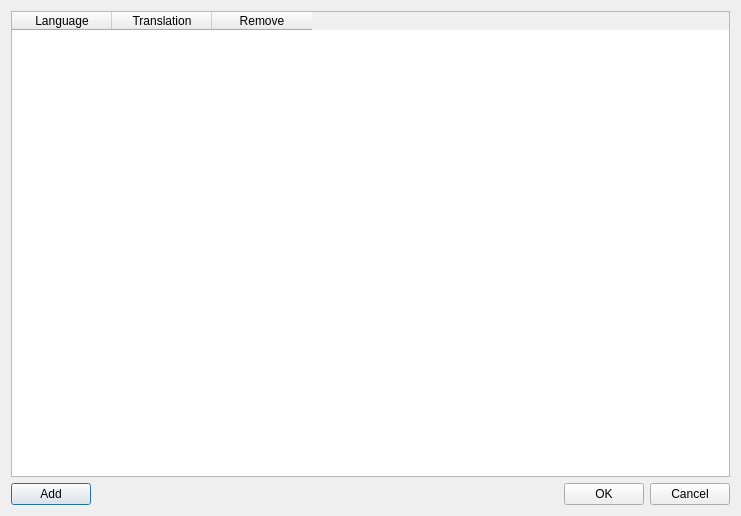
<?xml version="1.0" encoding="UTF-8"?>
<ui version="4.0">
 <class>TranslateWindow</class>
 <widget class="QDialog" name="TranslateWindow">
  <property name="geometry">
   <rect>
    <x>0</x>
    <y>0</y>
    <width>741</width>
    <height>516</height>
   </rect>
  </property>
  <property name="windowTitle">
   <string>Translate</string>
  </property>
  <layout class="QVBoxLayout" name="verticalLayout">
   <item>
    <widget class="QTableWidget" name="table_widget">
     <column>
      <property name="text">
       <string>Language</string>
      </property>
     </column>
     <column>
      <property name="text">
       <string>Translation</string>
      </property>
     </column>
     <column>
      <property name="text">
       <string>Remove</string>
      </property>
     </column>
    </widget>
   </item>
   <item>
    <layout class="QHBoxLayout" name="horizontalLayout">
     <item>
      <widget class="QPushButton" name="add_button">
       <property name="text">
        <string>Add</string>
       </property>
      </widget>
     </item>
     <item>
      <spacer name="horizontalSpacer">
       <property name="orientation">
        <enum>Qt::Horizontal</enum>
       </property>
       <property name="sizeHint" stdset="0">
        <size>
         <width>40</width>
         <height>20</height>
        </size>
       </property>
      </spacer>
     </item>
     <item>
      <widget class="QPushButton" name="ok_button">
       <property name="text">
        <string>OK</string>
       </property>
      </widget>
     </item>
     <item>
      <widget class="QPushButton" name="cancel_button">
       <property name="text">
        <string>Cancel</string>
       </property>
      </widget>
     </item>
    </layout>
   </item>
  </layout>
 </widget>
 <resources/>
 <connections/>
</ui>
